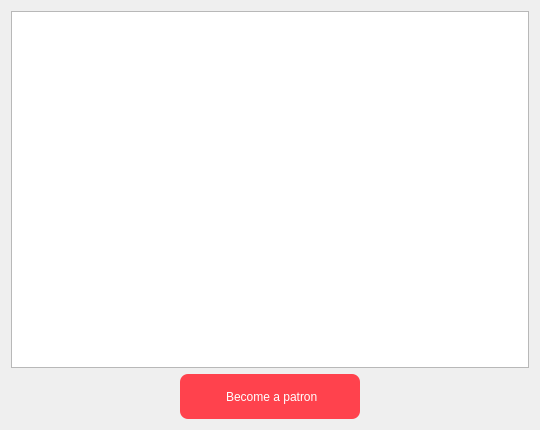
<?xml version="1.0" encoding="UTF-8"?>
<ui version="4.0">
 <class>TopSupportersList</class>
 <widget class="QWidget" name="TopSupportersList">
  <property name="geometry">
   <rect>
    <x>0</x>
    <y>0</y>
    <width>540</width>
    <height>430</height>
   </rect>
  </property>
  <property name="minimumSize">
   <size>
    <width>540</width>
    <height>430</height>
   </size>
  </property>
  <property name="windowTitle">
   <string>Top Supporters @Waifu2x-Extension-GUI</string>
  </property>
  <layout class="QGridLayout" name="gridLayout">
   <item row="0" column="0" colspan="3">
    <widget class="QTextBrowser" name="textBrowser_SupportersNameList">
     <property name="focusPolicy">
      <enum>Qt::NoFocus</enum>
     </property>
    </widget>
   </item>
   <item row="1" column="1">
    <widget class="QPushButton" name="pushButton_BecomePatron">
     <property name="minimumSize">
      <size>
       <width>180</width>
       <height>45</height>
      </size>
     </property>
     <property name="styleSheet">
      <string notr="true">QPushButton{
background-color: rgb(255, 66, 77);
color: rgb(255, 255, 255);
border-style:outset;
border-radius:8px;
padding:10px;
}
QPushButton:hover{
background-color: rgb(255, 105, 112);
color: rgb(255, 255, 255);
border-style:outset;
border-radius:8px;
padding:10px;
}
QPushButton:pressed{
background-color: rgb(223, 50, 61);
color: rgb(255, 255, 255);
border-style:outset;
border-radius:8px;
padding:10px;
}
QPushButton:disabled{
background-color: rgb(166, 166, 166);
color: rgb(255, 255, 255);
border-style:outset;
border-radius:8px;
padding:10px;
}</string>
     </property>
     <property name="text">
      <string> Become a patron</string>
     </property>
     <property name="icon">
      <iconset resource="icon.qrc">
       <normaloff>:/new/prefix1/icon/patreon.png</normaloff>:/new/prefix1/icon/patreon.png</iconset>
     </property>
    </widget>
   </item>
   <item row="1" column="0">
    <spacer name="horizontalSpacer_2">
     <property name="orientation">
      <enum>Qt::Horizontal</enum>
     </property>
     <property name="sizeHint" stdset="0">
      <size>
       <width>40</width>
       <height>20</height>
      </size>
     </property>
    </spacer>
   </item>
   <item row="1" column="2">
    <spacer name="horizontalSpacer">
     <property name="orientation">
      <enum>Qt::Horizontal</enum>
     </property>
     <property name="sizeHint" stdset="0">
      <size>
       <width>40</width>
       <height>20</height>
      </size>
     </property>
    </spacer>
   </item>
  </layout>
 </widget>
 <resources>
  <include location="icon.qrc"/>
 </resources>
 <connections/>
</ui>
